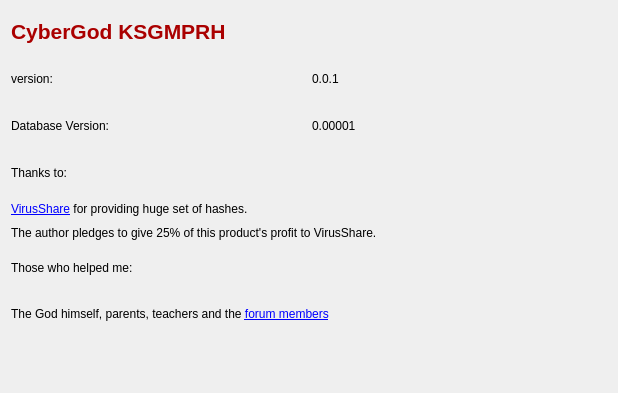
<?xml version="1.0" encoding="UTF-8"?>
<ui version="4.0">
 <class>AboutUs</class>
 <widget class="QDialog" name="AboutUs">
  <property name="windowModality">
   <enum>Qt::WindowModal</enum>
  </property>
  <property name="geometry">
   <rect>
    <x>0</x>
    <y>0</y>
    <width>618</width>
    <height>393</height>
   </rect>
  </property>
  <property name="windowTitle">
   <string>Dialog</string>
  </property>
  <layout class="QVBoxLayout" name="verticalLayout_2">
   <item>
    <widget class="QLabel" name="label">
     <property name="text">
      <string>&lt;html&gt;&lt;head/&gt;&lt;body&gt;&lt;p&gt;&lt;span style=&quot; font-size:16pt; font-weight:600; color:#aa0000;&quot;&gt;CyberGod KSGMPRH&lt;/span&gt;&lt;/p&gt;&lt;/body&gt;&lt;/html&gt;</string>
     </property>
    </widget>
   </item>
   <item>
    <layout class="QHBoxLayout" name="horizontalLayout_2">
     <item>
      <widget class="QLabel" name="label_3">
       <property name="text">
        <string>version:</string>
       </property>
      </widget>
     </item>
     <item>
      <widget class="QLabel" name="label_4">
       <property name="text">
        <string>0.0.1</string>
       </property>
      </widget>
     </item>
    </layout>
   </item>
   <item>
    <layout class="QHBoxLayout" name="horizontalLayout_3">
     <item>
      <widget class="QLabel" name="label_7">
       <property name="text">
        <string>Database Version:</string>
       </property>
      </widget>
     </item>
     <item>
      <widget class="QLabel" name="label_8">
       <property name="text">
        <string>0.00001</string>
       </property>
      </widget>
     </item>
    </layout>
   </item>
   <item>
    <widget class="QLabel" name="label_5">
     <property name="text">
      <string>Thanks to:</string>
     </property>
    </widget>
   </item>
   <item>
    <layout class="QVBoxLayout" name="verticalLayout">
     <item>
      <widget class="QLabel" name="label_6">
       <property name="text">
        <string>&lt;a href=&quot;https://www.virusshare.com&quot;&gt;VirusShare&lt;/a&gt; for providing huge set of hashes.</string>
       </property>
      </widget>
     </item>
     <item>
      <widget class="QLabel" name="label_9">
       <property name="text">
        <string>The author pledges to give 25% of this product's profit to VirusShare.</string>
       </property>
      </widget>
     </item>
    </layout>
   </item>
   <item>
    <widget class="QLabel" name="label_10">
     <property name="text">
      <string>Those who helped me:</string>
     </property>
    </widget>
   </item>
   <item>
    <widget class="QLabel" name="label_11">
     <property name="text">
      <string>The God himself, parents, teachers and the &lt;a href=&quot;https://www.codeproject.com/script/Membership/View.aspx?mid=12028986&quot;&gt;forum members&lt;/a&gt;</string>
     </property>
    </widget>
   </item>
   <item>
    <widget class="QLabel" name="label_12">
     <property name="text">
      <string>&lt;html&gt;&lt;head/&gt;&lt;body&gt;&lt;img width=600 src=&quot;:/banners/aboutus_banner.png&quot;/&gt;&lt;/body&gt;&lt;/html&gt;</string>
     </property>
    </widget>
   </item>
  </layout>
 </widget>
 <resources/>
 <connections/>
</ui>
